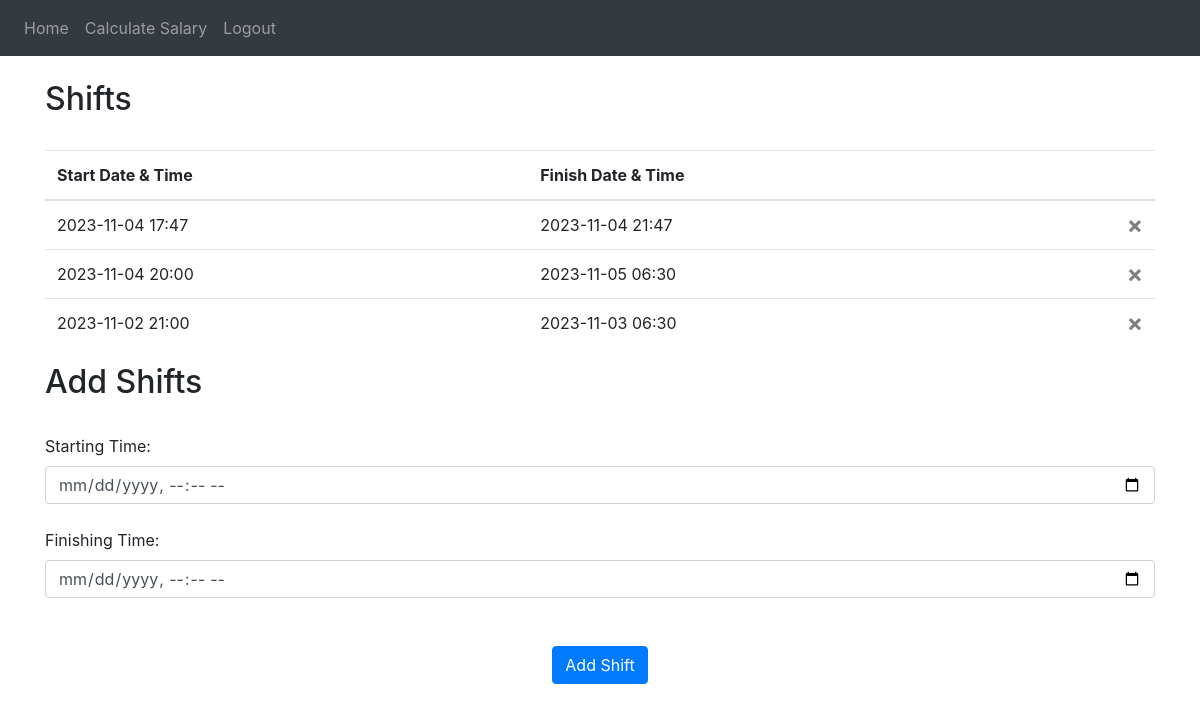
Page / (signed in) on the earlier database version.
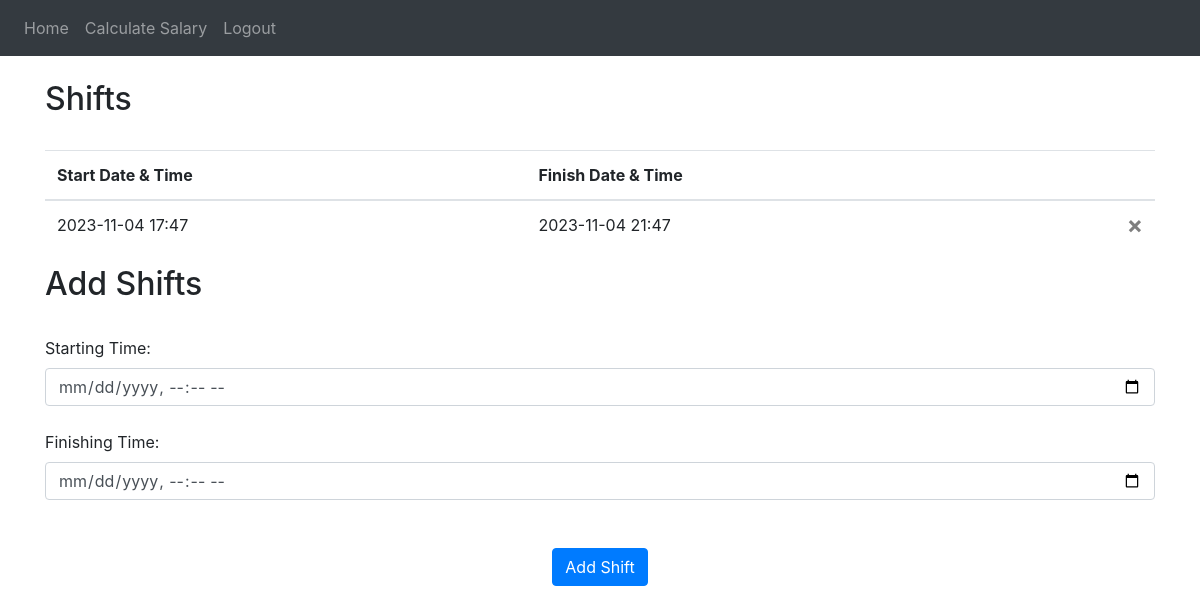
Same page on the later database version.
### website/models.py (models this page shows)
class Shift(db.Model):
    id = db.Column(db.Integer, primary_key=True)
    start = db.Column(db.DateTime(timezone=True))
    finish = db.Column(db.DateTime(timezone=True))
    data = db.Column(db.String(150))
    user_id = db.Column(db.Integer, db.ForeignKey('user.id'))

### website/views.py (the view, shortened to what this page needs)
@views.route('/', methods=['GET', 'POST'])
@login_required
def home():
    return render_template("home.html", user=current_user)

### website/__init__.py (called while the page is built)
def create_app():
    app = Flask(__name__)
    app.config['SECRET_KEY'] = os.getenv("SECRET_KEY")
    app.config['SQLALCHEMY_DATABASE_URI'] = f'sqlite:///{os.getenv("DB_NAME")}'
    db.init_app(app)
    from .views import views
    from .auth import auth
    app.register_blueprint(views, url_prefix='/')
    app.register_blueprint(auth, url_prefix='/')
    from .models import User, Shift
    with app.app_context():
        db.create_all()
    login_manager = LoginManager()
    login_manager.login_view = 'auth.login'
    login_manager.init_app(app)
    @login_manager.user_loader
    def load_user(id):
        return User.query.get(int(id))
    return app

### website/templates/home.html (shortened to what this page needs)
{% extends "base.html" %}
{% block content %}
<br />
<h2>Shifts</h2>
<br />
<table class="table">
    <thead>
    <tr>
        <th>Start Date & Time</th>
        <th>Finish Date & Time</th>
        <th></th>
    </tr>
    </thead>
    <tbody>
    {% for shift in user.shifts %}
    <tr>
        <td>{{ shift.start.strftime('%Y-%m-%d %H:%M') }}</td>
        <td>{{ shift.finish.strftime('%Y-%m-%d %H:%M') }}</td>
        <td>
            <button type="button" class="close" onClick="confirmDelete({{ shift.id }})">
                <span aria-hidden="true">&times;</span>
            </button>
        </td>
    </tr>
    {% endfor %}
    </tbody>
</table>
<h2>Add Shifts</h2>
<br />
<form method="POST">
    <label for="start_time">Starting Time:</label>
    <input type="datetime-local" id="start_time" name="start_time" class="form-control" required><br>
    <label for="finish_time">Finishing Time:</label>
    <input type="datetime-local" id="finish_time" name="finish_time" class="form-control" required><br>
    <br />
    <div align="center">
        <button type="submit" class="btn btn-primary" value="Submit">Add Shift</button>
    </div>
</form>
{% endblock %}

### website/templates/base.html (shortened to what this page needs)
<!DOCTYPE html>
<html>
  <head>
    <link
      rel="stylesheet"
      href="https://stackpath.bootstrapcdn.com/bootstrap/4.4.1/css/bootstrap.min.css"
    />
    <link
      rel="stylesheet"
      href="https://stackpath.bootstrapcdn.com/font-awesome/4.7.0/css/font-awesome.min.css"
    />
  </head>
  <body>
    <nav class="navbar navbar-expand-lg navbar-dark bg-dark">
      <div class="collapse navbar-collapse" id="navbar">
        <div class="navbar-nav">
          {% if user.is_authenticated %}
          <a class="nav-item nav-link" id="home" href="/">Home</a>
          <a class="nav-item nav-link" id="salary" href="/calculate_page">Calculate Salary</a>
          <a class="nav-item nav-link" id="logout" href="/logout">Logout</a>
          {% else %}
          <a class="nav-item nav-link" id="login" href="/login">Login</a>
          <a class="nav-item nav-link" id="signUp" href="/sign-up">Sign Up</a>
          {% endif %}
        </div>
      </div>
    </nav>
    <div class="container">
      {% block content %}
      {% endblock %}
    </div>
  </body>
</html>

Differences in the rows shown:
removed Shift: start "2023-11-04 20:00", finish "2023-11-05 06:30"
removed Shift: start "2023-11-02 21:00", finish "2023-11-03 06:30"
